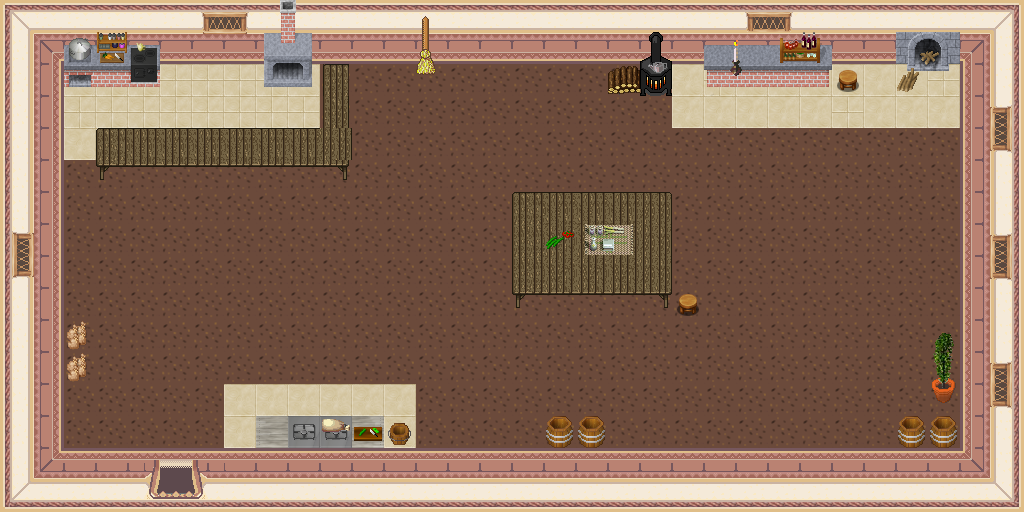

A 2D game scene composited from a Tiled map and its tileset images. What follows is a short description and the map's XML, with each tile layer's data collapsed to a summary:
An orthogonal 32x16 tile map with 32x32 px tiles, 4 tile layers (0_floor, 1_terrain, 2_object, 3_roof), 3 hidden layers not drawn, 21 tilesets.

<map version="1.0" tiledversion="1.1.3" orientation="orthogonal" renderorder="right-down" width="32" height="16" tilewidth="32" tileheight="32" infinite="0" nextobjectid="1">
 <tileset firstgid="1" name="../../tileset/building/wall/int_wall_pale.png" tilewidth="32" tileheight="32" tilecount="16" columns="2">
  <image source="../../tileset/building/wall/int_wall_pale.png" trans="ff00ff" width="64" height="256" />
 </tileset>
 <tileset firstgid="17" name="../../tileset/building/wall/int_wall_purple.png" tilewidth="32" tileheight="32" tilecount="20" columns="2">
  <image source="../../tileset/building/wall/int_wall_purple.png" trans="ff00ff" width="64" height="320" />
 </tileset>
 <tileset firstgid="37" name="../../tileset/furniture/kitchen/warmer.png" tilewidth="32" tileheight="32" tilecount="2" columns="1">
  <image source="../../tileset/furniture/kitchen/warmer.png" width="32" height="64" />
 </tileset>
 <tileset firstgid="39" name="../../tileset/furniture/table/table_with_hob.png" tilewidth="32" tileheight="32" tilecount="5" columns="5">
  <image source="../../tileset/furniture/table/table_with_hob.png" trans="ff00ff" width="160" height="32" />
 </tileset>
 <tileset firstgid="44" name="../../tileset/item/brush.png" tilewidth="32" tileheight="32" tilecount="3" columns="1">
  <image source="../../tileset/item/brush.png" width="32" height="96" />
 </tileset>
 <tileset firstgid="47" name="../../tileset/item/pot/barrel.png" tilewidth="32" tileheight="32" tilecount="2" columns="1">
  <image source="../../tileset/item/pot/barrel.png" width="32" height="64" />
 </tileset>
 <tileset firstgid="49" name="../../tileset/building/decoration/wood_fire.png" tilewidth="32" tileheight="32" tilecount="4" columns="2">
  <image source="../../tileset/building/decoration/wood_fire.png" trans="ff00ff" width="64" height="64" />
 </tileset>
 <tileset firstgid="53" name="../../tileset/plant/indoor/pot_plant.png" tilewidth="32" tileheight="32" tilecount="3" columns="1">
  <image source="../../tileset/plant/indoor/pot_plant.png" width="32" height="96" />
 </tileset>
 <tileset firstgid="56" name="../../tileset/building/window/int_windows_purple.png" tilewidth="32" tileheight="32" tilecount="16" columns="4">
  <image source="../../tileset/building/window/int_windows_purple.png" trans="ff00ff" width="128" height="128" />
 </tileset>
 <tileset firstgid="72" name="../../tileset/building/entrance/pale_red_ns.png" tilewidth="32" tileheight="32" tilecount="36" columns="9">
  <image source="../../tileset/building/entrance/pale_red_ns.png" trans="ff00ff" width="288" height="128" />
 </tileset>
 <tileset firstgid="108" name="logic/portal" tilewidth="32" tileheight="32" tilecount="7" columns="7">
  <image source="../../tileset/logic/portal.png" width="224" height="32" />
 </tileset>
 <tileset firstgid="115" name="logic/collision" tilewidth="32" tileheight="32" tilecount="1" columns="1">
  <image source="../../tileset/logic/collision.png" width="32" height="32" />
 </tileset>
 <tileset firstgid="116" name="ground/brown_2" tilewidth="32" tileheight="32" tilecount="2" columns="1">
  <image source="../../tileset/ground/brown_2.png" width="32" height="64" />
 </tileset>
 <tileset firstgid="118" name="furniture/chair/stool" tilewidth="32" tileheight="32" tilecount="1" columns="1">
  <image source="../../tileset/furniture/chair/stool.png" width="32" height="32" />
 </tileset>
 <tileset firstgid="119" name="kitchen" tilewidth="32" tileheight="32" tilecount="44" columns="4">
  <image source="../../tileset/furniture/kitchen/cabinets.png" width="128" height="352" />
 </tileset>
 <tileset firstgid="163" name="vendors" tilewidth="32" tileheight="32" tilecount="21" columns="7">
  <image source="../../tileset/furniture/table/vendors_table.png" width="224" height="96" />
 </tileset>
 <tileset firstgid="184" name="warmer" tilewidth="32" tileheight="32" tilecount="6" columns="2">
  <image source="../../tileset/furniture/kitchen/warmer_2.png" width="64" height="96" />
 </tileset>
 <tileset firstgid="190" name="household" tilewidth="32" tileheight="32" tilecount="16" columns="4">
  <image source="../../tileset/item/household/food_preparation.png" width="128" height="128" />
 </tileset>
 <tileset firstgid="206" name="floor tiles" tilewidth="32" tileheight="32" tilecount="4" columns="2">
  <image source="../../tileset/ground/indoor/floor_tan.png" width="64" height="64" />
 </tileset>
 <tileset firstgid="210" name="candle" tilewidth="32" tileheight="32" tilecount="36" columns="6">
  <image source="../../tileset/furniture/light/lights_candle.png" width="192" height="192" />
 </tileset>
 <tileset firstgid="246" name="item/firewood" tilewidth="32" tileheight="32" tilecount="12" columns="3">
  <image source="../../tileset/item/firewood.png" width="96" height="128" />
 </tileset>
 <layer name="0_floor" width="32" height="16">
  <data>[512 cells, 376 non-empty, 4 distinct tile ids]</data>
 </layer>
 <layer name="1_terrain" width="32" height="16">
  <data>[512 cells, 144 non-empty, 50 distinct tile ids]</data>
 </layer>
 <layer name="2_object" width="32" height="16">
  <data>[512 cells, 118 non-empty, 48 distinct tile ids]</data>
 </layer>
 <layer name="3_roof" width="32" height="16">
  <data>[512 cells, 4 non-empty, 4 distinct tile ids]</data>
 </layer>
 <layer name="objects" width="32" height="16" visible="0">
  <data>[512 cells, 1 non-empty, 1 distinct tile ids]</data>
 </layer>
 <layer name="collision" width="32" height="16" visible="0" opacity="0.49">
  <data>[512 cells, 232 non-empty, 1 distinct tile ids]</data>
 </layer>
 <layer name="protection" width="32" height="16" visible="0" opacity="0.24">
  <data>[512 cells, 0 non-empty, 0 distinct tile ids]</data>
 </layer>
</map>
